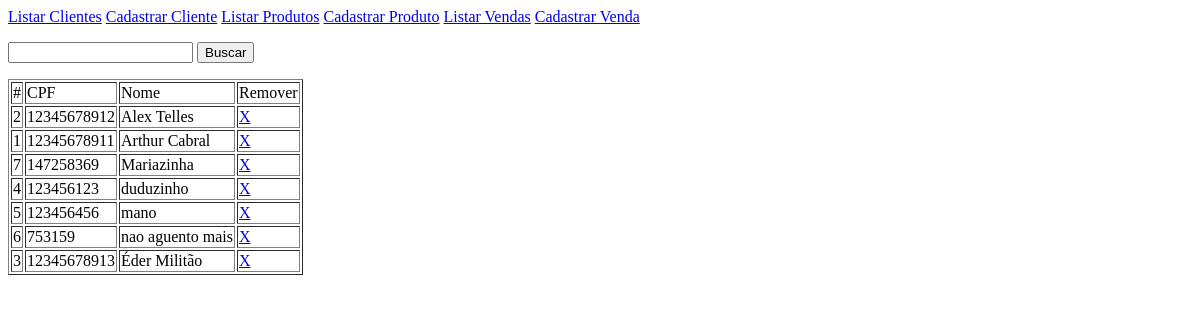
Page /cliente_listar.php on the earlier database version.
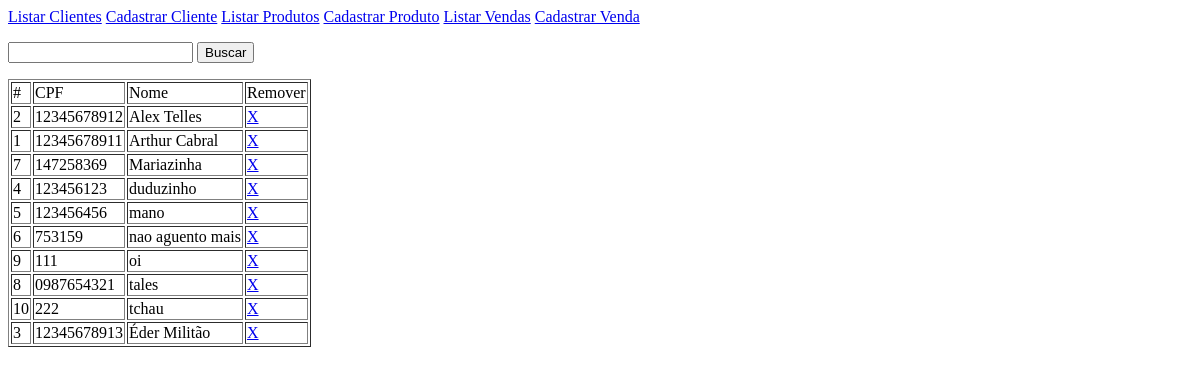
Same page on the later database version.
### tables this page shows
CREATE TABLE cliente ( id integer primary key autoincrement, cpf text unique, nome text );

### cliente_listar.php (the view, shortened to what this page needs)
<?php
	$busca = '';
	$sql = " select id, cpf, nome from cliente where cpf || nome like '%" . $busca . "%' order by nome; ";
	$conexao = new pdo ('sqlite:banco.sqlite');
	$resultado = $conexao->query($sql)->fetchAll();
?>
<html>
	<head>
	</head>
	<body>
<?php
		require 'menu.php';
?>
		<form id="busca">
			<p>
				<input type="text" name="busca" autocomplete="off" />
				<button type="submit" formmethod="post" formaction="cliente_listar.php">Buscar</button>
			</p>
		</form>
		<table border="1">
			<tr>
				<td>#</td>
				<td>CPF</td>
				<td>Nome</td>
				<td>Remover</td>
			</tr>
<?php
	foreach ( $resultado as $tupla ) {
?>
			<tr>
				<td><?php print $tupla['id']; ?></td>
				<td><?php print $tupla['cpf']; ?></td>
				<td><?php print $tupla['nome']; ?></td>
				<td><a href="cliente_delete.php?id=<?php print $tupla['id']; ?>"> X </a></td>
			</tr>
<?php
	}
?>
		</table>
	</body>
</html>

Differences in the rows shown:
added cliente: id "9", cpf "111", nome "oi"
added cliente: id "8", cpf "0987654321", nome "tales"
added cliente: id "10", cpf "222", nome "tchau"
